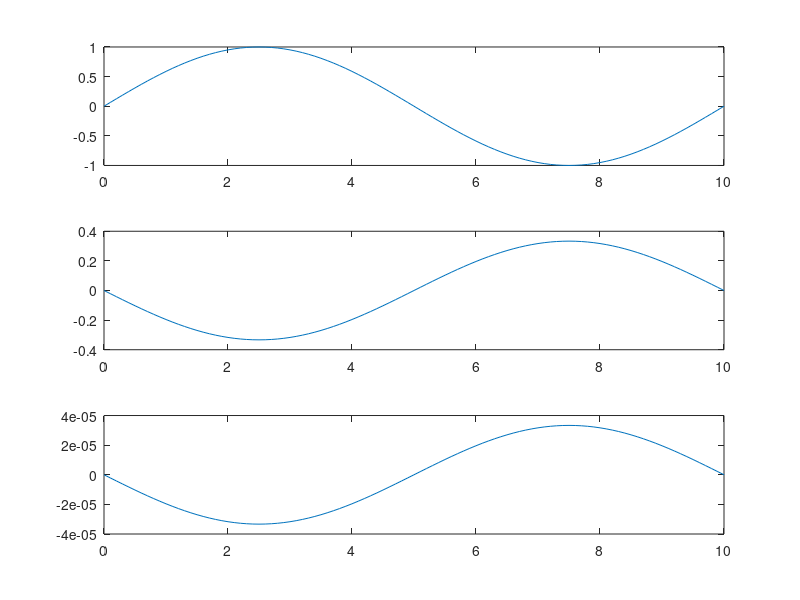

MATLAB code for this plot:
clear all


t = [0:0.1:10];
f = 10000;
fs = 100000;
n = length(t);

% Resistance of resistors (duh)
Rv = 10e3;
R1 = 10e3;
R2 = 10e3;

% Votlage input
V = sin(2*pi*f/fs*t);

% Initialize arrays
Ac = zeros(1,n);
As2 = zeros(1,n);
Br2 = zeros(1,n);
Ar2 = zeros(1,n);
Bs2 = zeros(1,n);

% Series conector port resistances
Rps1 = Rv;
Rps2 = R1;
Rps3 = R2;

% Series conector port scattering paramenters
lps11 = (2*Rps1) / (Rps1 + Rps2 + Rps3);
lps12 = (2*Rps2) / (Rps1 + Rps2 + Rps3);
lps13 = (2*Rps3) / (Rps1 + Rps2 + Rps3);

% Iterates over the whole input wave
for i=2:n
%     Inputs waves to the series conector
    As1 = V(i);
    As2(i) = 0;
    As3(i) = 0;
    
%     Reflectes waves to the series conector
    Bs1 = As1 - lps11*(As1 + As2(i) + As3(i));
    Bs2(i) = As2(i) - lps12*(As1 + As2(i) + As3(i));
    Bs3(i) = As3(i) - lps13*(As1 + As2(i) + As3(i));
end

% Calculates output voltages over resistors
Vr1 = (Bs2+As2)/2;
Vr2 = (Bs3+As3)/2;

Ir1 = (Bs2-As2)/(2*R1);
% 
% % Plot outputs
subplot(3,1,1);
plot(t,V);
subplot(3,1,2);
plot(t,Vr1);
subplot(3,1,3);
plot(t,Ir1);

